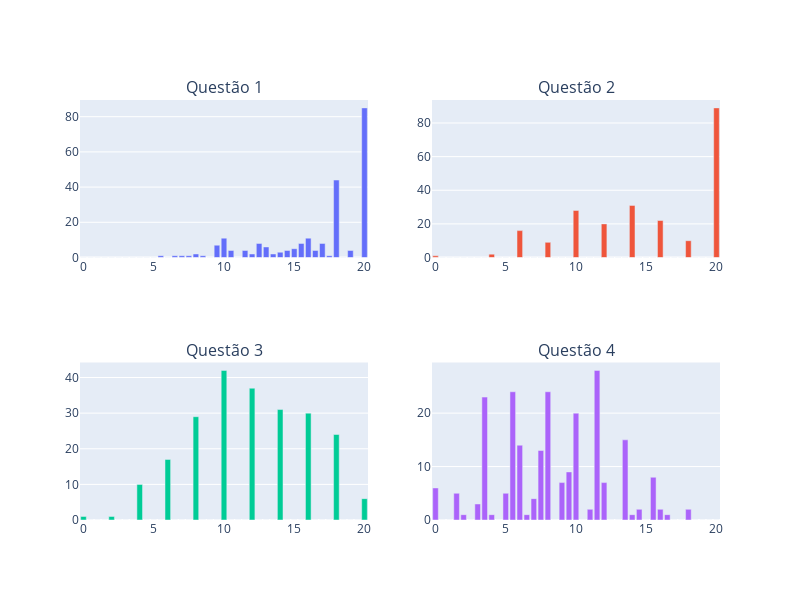

The notebook cell saved with this chart:
### Code cell
import numpy as np
import plotly.graph_objects as go
from plotly.subplots import make_subplots

x = np.arange(0, 20, 0.5)
width = 0.2

fig = make_subplots(rows=2, cols=2, subplot_titles=('Questão 1', 'Questão 2', 'Questão 3', 'Questão 4'))


hist1, edges1 = np.histogram(resultado_definitivo_ordenado['Q1_d'], bins=np.arange(0, 21, 0.5))
fig.add_trace(go.Bar(x=edges1[:-1], y=hist1, name='Questão 1'), row=1, col=1)

# Gráfico 2
hist2, edges2 = np.histogram(resultado_definitivo_ordenado['Q2_d'], bins=np.arange(0, 21, 0.5))
fig.add_trace(go.Bar(x=edges2[:-1], y=hist2, name='Questão 2'), row=1, col=2)

# Gráfico 3
hist3, edges3 = np.histogram(resultado_definitivo_ordenado['Q3_d'], bins=np.arange(0, 21, 0.5))
fig.add_trace(go.Bar(x=edges3[:-1], y=hist3, name='Questão 3'), row=2, col=1)

# Gráfico 4
hist4, edges4 = np.histogram(resultado_definitivo_ordenado['Q4_d'], bins=np.arange(0, 21, 0.5))
fig.add_trace(go.Bar(x=edges4[:-1], y=hist4, name='Questão 4'), row=2, col=2)

# Atualizar layout
fig.update_layout(height=600, width=800, showlegend=False)

# Exibir a imagem
fig.show()

### Figure 1 — Plotly figure (JSON) as saved in the notebook; plotly's stock layout.template omitted (floating-point values rounded to 4 significant figures)
{"data": [{"name": "Questão 1", "type": "bar", "x": [0, 0.5, 1, 1.5, 2, 2.5, 3, 3.5, 4, 4.5, 5, 5.5, 6, 6.5, 7, 7.5, 8, 8.5, 9, 9.5, 10, 10.5, 11, 11.5, 12, 12.5, 13, 13.5, 14, 14.5, 15, 15.5, 16, 16.5, 17, 17.5, 18, 18.5, 19, 19.5, 20], "xaxis": "x", "y": [0, 0, 0, 0, 0, 0, 0, 0, 0, 0, 0, 1, 0, 1, 1, 1, 2, 1, 0, 7, 11, 4, 0, 4, 2, 8, 6, 2, 3, 4, 5, 8, 11, 4, 8, 1, 44, 0, 4, 0, 85], "yaxis": "y"}, {"name": "Questão 2", "type": "bar", "x": [0, 0.5, 1, 1.5, 2, 2.5, 3, 3.5, 4, 4.5, 5, 5.5, 6, 6.5, 7, 7.5, 8, 8.5, 9, 9.5, 10, 10.5, 11, 11.5, 12, 12.5, 13, 13.5, 14, 14.5, 15, 15.5, 16, 16.5, 17, 17.5, 18, 18.5, 19, 19.5, 20], "xaxis": "x2", "y": [1, 0, 0, 0, 0, 0, 0, 0, 2, 0, 0, 0, 16, 0, 0, 0, 9, 0, 0, 0, 28, 0, 0, 0, 20, 0, 0, 0, 31, 0, 0, 0, 22, 0, 0, 0, 10, 0, 0, 0, 89], "yaxis": "y2"}, {"name": "Questão 3", "type": "bar", "x": [0, 0.5, 1, 1.5, 2, 2.5, 3, 3.5, 4, 4.5, 5, 5.5, 6, 6.5, 7, 7.5, 8, 8.5, 9, 9.5, 10, 10.5, 11, 11.5, 12, 12.5, 13, 13.5, 14, 14.5, 15, 15.5, 16, 16.5, 17, 17.5, 18, 18.5, 19, 19.5, 20], "xaxis": "x3", "y": [1, 0, 0, 0, 1, 0, 0, 0, 10, 0, 0, 0, 17, 0, 0, 0, 29, 0, 0, 0, 42, 0, 0, 0, 37, 0, 0, 0, 31, 0, 0, 0, 30, 0, 0, 0, 24, 0, 0, 0, 6], "yaxis": "y3"}, {"name": "Questão 4", "type": "bar", "x": [0, 0.5, 1, 1.5, 2, 2.5, 3, 3.5, 4, 4.5, 5, 5.5, 6, 6.5, 7, 7.5, 8, 8.5, 9, 9.5, 10, 10.5, 11, 11.5, 12, 12.5, 13, 13.5, 14, 14.5, 15, 15.5, 16, 16.5, 17, 17.5, 18, 18.5, 19, 19.5, 20], "xaxis": "x4", "y": [6, 0, 0, 5, 1, 0, 3, 23, 1, 0, 5, 24, 14, 1, 4, 13, 24, 0, 7, 9, 20, 0, 2, 28, 7, 0, 0, 15, 1, 2, 0, 8, 2, 1, 0, 0, 2, 0, 0, 0, 0], "yaxis": "y4"}], "layout": {"annotations": [{"font": {"size": 16}, "showarrow": false, "text": "Questão 1", "x": 0.225, "xanchor": "center", "xref": "paper", "y": 1, "yanchor": "bottom", "yref": "paper"}, {"font": {"size": 16}, "showarrow": false, "text": "Questão 2", "x": 0.775, "xanchor": "center", "xref": "paper", "y": 1, "yanchor": "bottom", "yref": "paper"}, {"font": {"size": 16}, "showarrow": false, "text": "Questão 3", "x": 0.225, "xanchor": "center", "xref": "paper", "y": 0.375, "yanchor": "bottom", "yref": "paper"}, {"font": {"size": 16}, "showarrow": false, "text": "Questão 4", "x": 0.775, "xanchor": "center", "xref": "paper", "y": 0.375, "yanchor": "bottom", "yref": "paper"}], "height": 600, "showlegend": false, "width": 800, "xaxis": {"anchor": "y", "domain": [0, 0.45]}, "xaxis2": {"anchor": "y2", "domain": [0.55, 1]}, "xaxis3": {"anchor": "y3", "domain": [0, 0.45]}, "xaxis4": {"anchor": "y4", "domain": [0.55, 1]}, "yaxis": {"anchor": "x", "domain": [0.625, 1]}, "yaxis2": {"anchor": "x2", "domain": [0.625, 1]}, "yaxis3": {"anchor": "x3", "domain": [0, 0.375]}, "yaxis4": {"anchor": "x4", "domain": [0, 0.375]}}}
